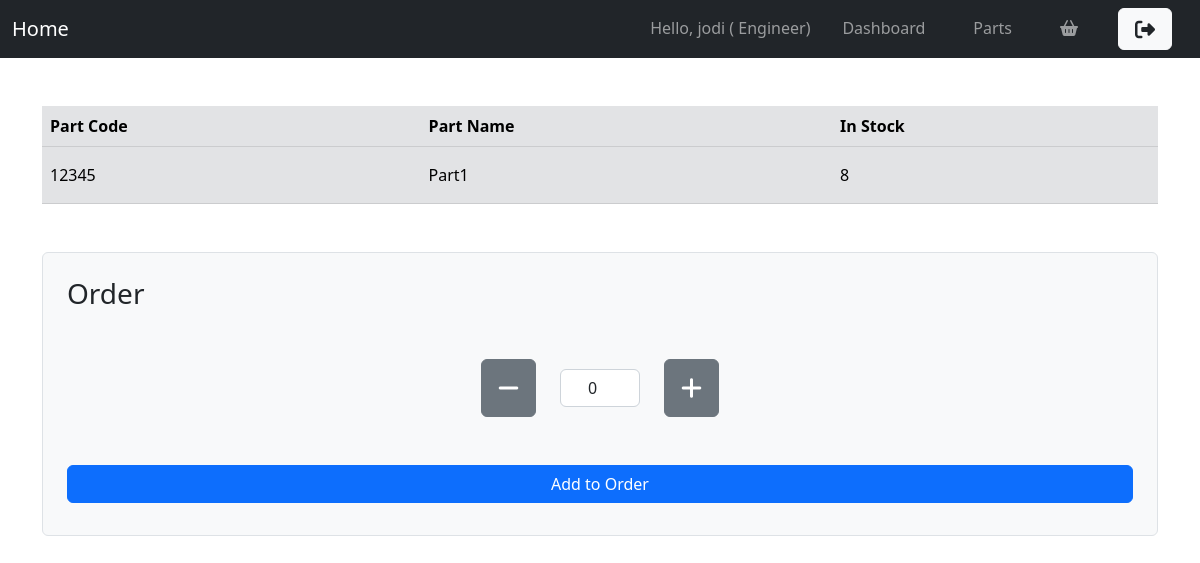
Page /parts/list/1 (signed in) on the earlier database version.
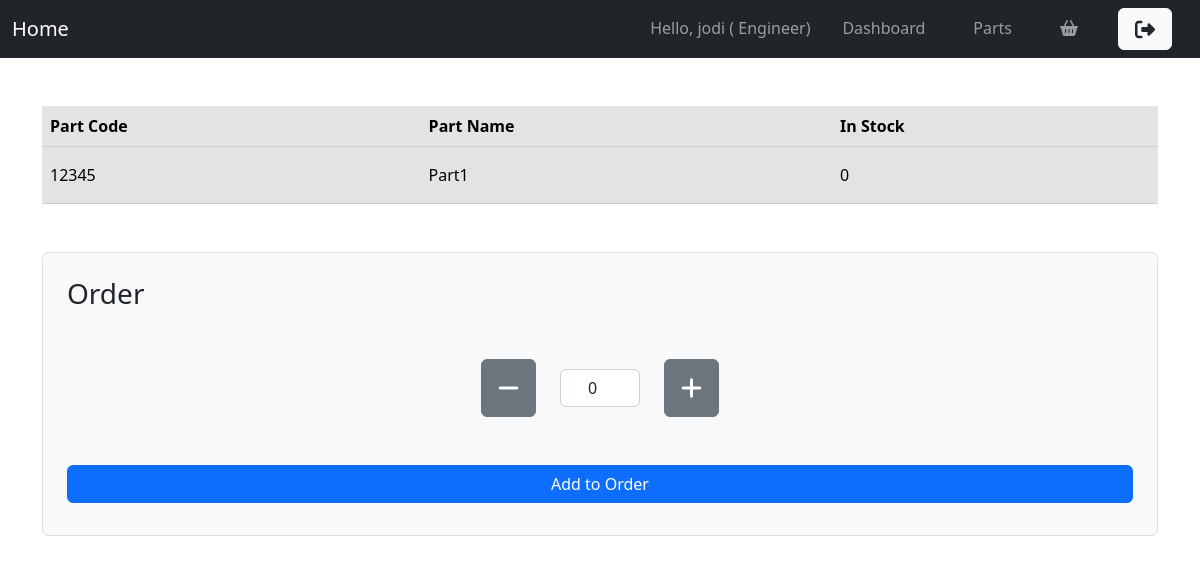
Same page on the later database version.
### parts/models.py (models this page shows, shortened)
class Part(models.Model):
    code = models.CharField(max_length=50, unique=True)
    name = models.CharField(max_length=100)
    num_in_stock = models.PositiveIntegerField(default=0)
    low_stock_warning = models.PositiveIntegerField(default=0)
    location = models.CharField(max_length=10, help_text="Format: AB-A-5")

### parts/views.py (the view, shortened to what this page needs)
# urls.py: path('list/<int:pk>', PartDetailView.as_view(), name='part-detail'),
class PartDetailView(LoginRequiredMixin, DetailView):
    model = Part

### parts/templates/parts/part_detail.html (shortened to what this page needs)
{% extends "parts/base.html" %}
{% block content %}
    <table class="table table-secondary mb-5 parts">
        <thead>
            <tr>
                <th class="py-2">Part Code</th>
                <th class="py-2">Part Name</th>
                <th class="py-2">In Stock</th>
            </tr>
        </thead>
        <tbody>
            <tr>
                <td class="py-3">{{part.code}}</td>
                <td class="py-3">{{ part.name }}</td>
                <td class="py-3">{{ part.num_in_stock }}</td>
            </tr>
        </tbody>
    </table>
    {% if user.profile.user_group == 'engineer' %}
        <form method="post" class="p-4 border rounded bg-light">
            <h3>Order</h3>
            <div class="form-group d-flex justify-content-center align-items-center my-5">
                <button type="button" class="btn btn-secondary p-3" id="minus-btn-order"><i class="fa-solid fa-minus fa-xl"></i></button>
                <input type="number" id="order_input" name="order_quantity" class="form-control text-center mx-4" value="0" readonly required style="max-width: 80px;">
                <button type="button" class="btn btn-secondary p-3" id="plus-btn-order"><i class="fa-solid fa-plus fa-xl"></i></button>
            </div>
            <button type="submit" class="btn btn-primary mt-5 mb-2 w-100 d-block mx-auto">Add to Order</button>
        </form>
    {% endif %}
{% endblock content %}

Differences in the rows shown:
changed Part "Part1": num_in_stock "8" → "0"
